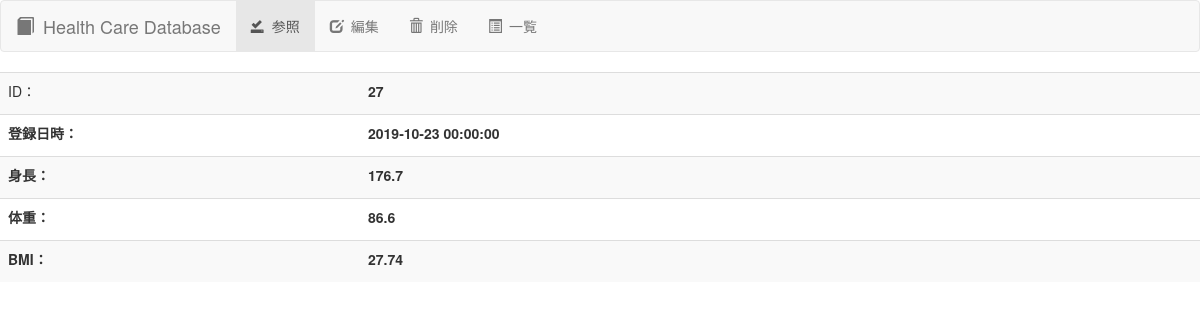
The app's page /detail/27, older data.
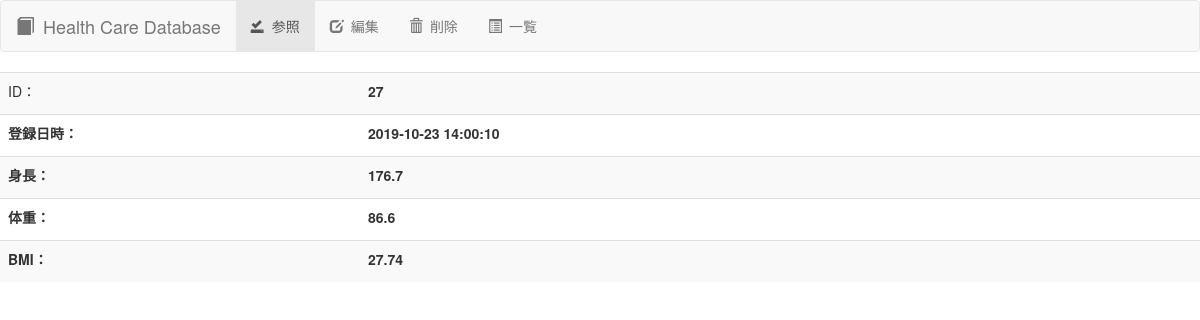
The same page, newer data.
### tables this page shows
CREATE TABLE health(
                          data_id INTEGER PRIMARY KEY AUTOINCREMENT
                        , regist_datetime TEXT
                        , height FLOAT
                        , weight FLOAT
                        , bmi FLOAT);

### web_health_manage.py (the view)
@app.route('/detail/<int:id>', methods=['GET'])
def get_detail(id):
    health = db_util.select_by_key(id)
    return render_template('web_health_detail.html', health=health)

### lib/db.py (called while the page is built)
    def select_by_key(self, data_id):
        conn = sqlite3.connect(self.db_file)
        curs = conn.cursor()
        select = '''SELECT
                    data_id
                        , regist_datetime
                        , height
                        , weight
                        , bmi
                    FROM
                        health
                    WHERE
                        data_id = ?'''
        curs.execute(select, (data_id,))
        row = curs.fetchone()
        curs.close()
        health = Health(row[0], row[1], row[2], row[3], row[4])
        conn.close()
        return health

### templates/web_health_detail.html (shortened to what this page needs)
<!DOCTYPE html>
<html lang="ja">
	<head>
		<link href="https://maxcdn.bootstrapcdn.com/bootstrap/3.3.1/css/bootstrap.min.css" rel="stylesheet">
	</head>
    <body>
        <nav class="navbar navbar-default">
            <div class="container-fluid">
                <div class="navbar-header">
                    <a class="navbar-brand" href="/list"><span class="glyphicon glyphicon-book" aria-hidden="true"></span>&ensp;Health Care Database</a>
                </div>
                <div class="collapse navbar-collapse" id="navbarHealth">
                    <ul class="nav navbar-nav">
                        <li class="active"><a href="#"><span class="glyphicon glyphicon-saved" aria-hidden="true"></span>&ensp;参照</a></li>
                        <li><a href="/edit/{{ health.data_id }}"><span class="glyphicon glyphicon-edit" aria-hidden="true"></span>&ensp;編集</a></li>
                        <li><a href="/delete/{{ health.data_id }}"><span class="glyphicon glyphicon-trash" aria-hidden="true"></span>&ensp;削除</a></li>
                        <li><a href="/list"><span class="glyphicon glyphicon-list-alt" aria-hidden="true"></span>&ensp;一覧</a></li>
                    </ul>
                </div>
            </div>
        </nav>
        <div class="table-responsive">
            <form method="post" action="/edit">
                <table class="table table-striped" width="70%">
                    <tr>
                        <td width="30%">ID：</td>
                        <td width="70%">
                            <label>{{ health.data_id }}</label>
                        </td>
                    </tr>
                    <tr>
                        <th>登録日時：</td>
                        <td>
                            <label>{{ health.regist_datetime }}</label>
                        </td>
                    </tr>
                    <tr>
                        <th>身長：</td>
                        <td>
                            <label>{{ health.height }}</label>
                        </td>
                    </tr>
                    <tr>
                        <th>体重：</td>
                        <td>
                            <label>{{ health.weight }}</label>
                        </td>
                    </tr>
                    <tr>
                        <th>BMI：</td>
                        <td>
                            <label>{{ health.bmi }}</label>
                        </td>
                    </tr>
                </table>
            </form>
        </div>
    </body>
</html>

Row changes from the older to the newer data that the page shows:
changed health id 27: regist_datetime "2019-10-23 00:00:00" → "2019-10-23 14:00:10"
